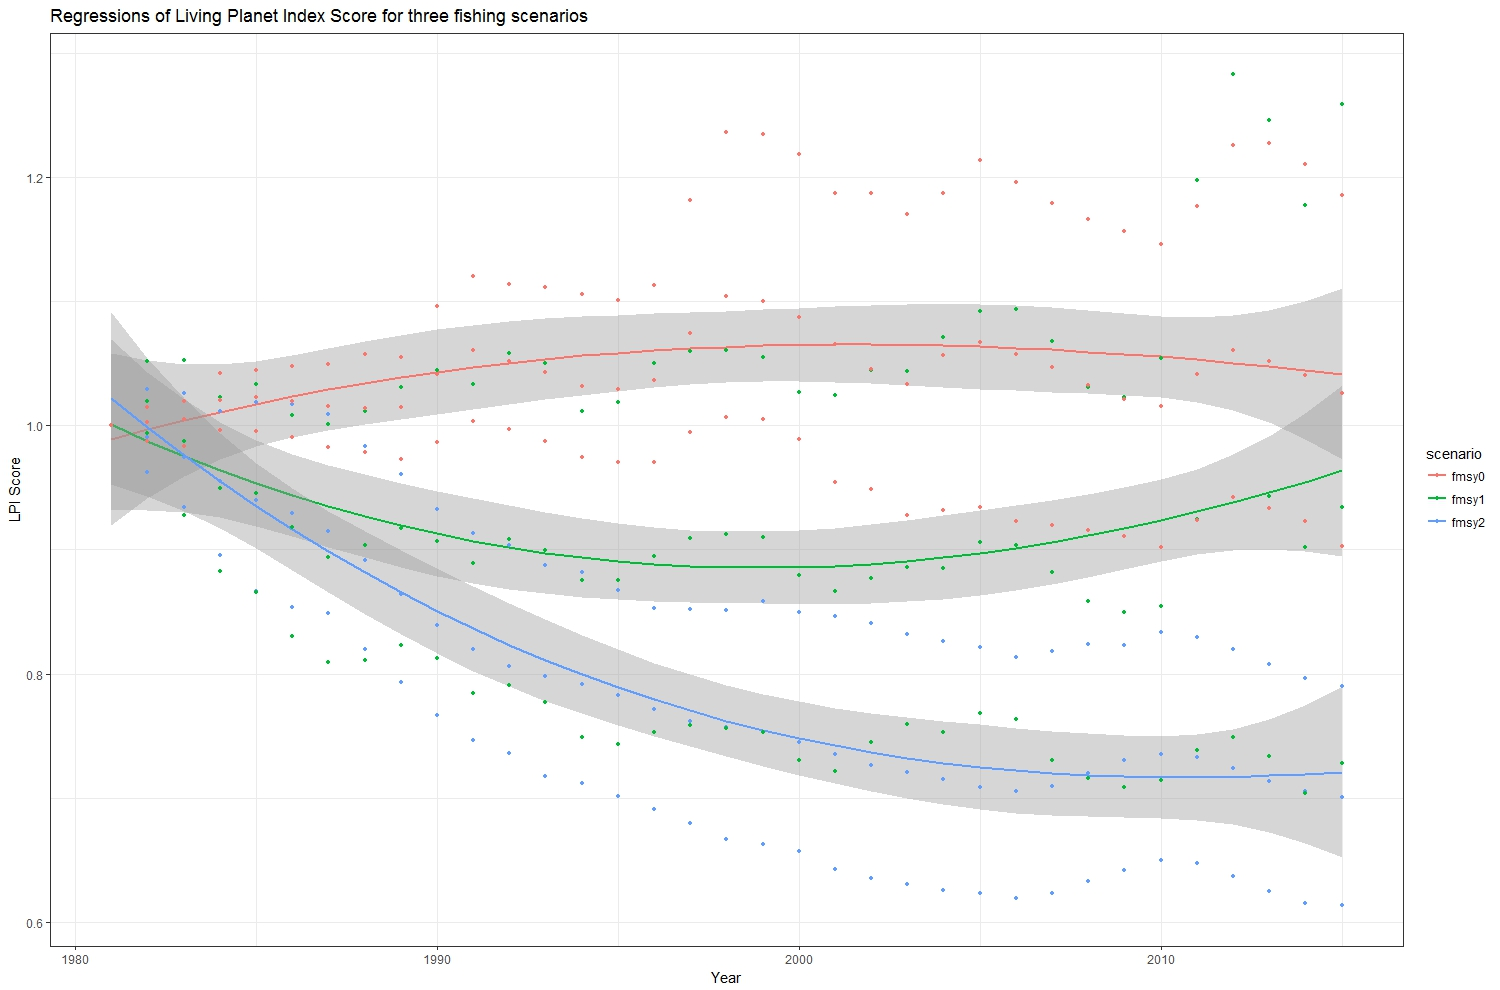

Write R code to recreate this figure.
library(mgcv)
library(tidyverse)
read.csv("stats/lpi/lpiscores_fmsy0.csv")  -> lpi_fmsy0
read.csv("stats/lpi/lpiscores_fmsy2.csv") -> lpi_fmsy2
read.csv("stats/lpi/lpiscores_fmsy1.csv") -> lpi_fmsy1

lpi<- rbind(lpi_fmsy2, lpi_fmsy1, lpi_fmsy0)

##Fitting Models
fit0 <- lm(LPI_final ~ poly(year, 2), data = lpi)

fit1 <- lm(LPI_final ~ poly(year, 3) * scenario, data = lpi)

####Plotting regressions######
dat.a = data.frame(year= 1981:2015, scenario='fmsy0')
intervals.a <- predict(fit1,newdata = dat.a,interval='confidence',
                               level=0.95)
data.frame(intervals.a) -> intervals.a
intervals.a%>% mutate(year = 1981:2015) %>% select(year, everything()) %>% mutate(scenario='fmsy0')-> intervals.a

dat.b = data.frame(year= 1981:2015, scenario='fmsy1')
intervals.b<- predict(fit1, newdata = dat.b,interval='confidence', level=0.95)
data.frame(intervals.b) -> intervals.b
intervals.b%>% mutate(year = 1981:2015) %>% select(year, everything())%>% mutate(scenario='fmsy1') -> intervals.b
dat.c = data.frame(year= 1981:2015, scenario='fmsy2')
intervals.c<- predict(fit1_gam, newdata = dat.c, interval='confidence', level=0.95)
data.frame(intervals.c) -> intervals.c
intervals.c%>% mutate(year = 1981:2015) %>% select(year, everything()) %>% mutate(scenario='fmsy2') -> intervals.c

new_intervals<- rbind(intervals.a, intervals.b, intervals.c)

ggplot(new_intervals, aes(x =year, y = fit)) +
  theme_bw() +
  geom_line(aes(colour=scenario)) +
  geom_smooth(aes(ymin = lwr, ymax = upr, colour=scenario), stat = "identity") +
  geom_point(data = lpi, aes(x = year, y = LPI_final, colour=scenario), size=1)+
  xlab("Year") +
  ylab("LPI Score") +
  ggtitle("Regressions of Living Planet Index Score for three fishing scenarios")



######TETING GAM########
lpi$year<- as.numeric(lpi$year)
fit0_gam<- gam(LPI_final ~ s(year, bs="cr"), data=lpi)
fit1_gam<- gam(LPI_final ~ s(year, bs="cr")+scenario, data=lpi)


####Plotting regressions######
dat.a = data.frame(year= 1981:2015, scenario='fmsy0')
intervals.a <- predict(fit1_gam,newdata = dat.a, type="response", se=T)
predicts = data.frame(dat.a, intervals.a) %>% 
  mutate(lower = fit - 1.96*se.fit,
         upper = fit + 1.96*se.fit)

ggplot(aes(x=year,y=fit), data=predicts) +
  geom_ribbon(aes(ymin = lower, ymax=upper), fill='gray90') +
  geom_line(color='#00aaff') #+
  #theme_trueMinimal()

dat.b = data.frame(year= 1981:2015, scenario='fmsy1')
intervals.b<- predict(fit1, newdata = dat.b,interval='confidence', level=0.95)
data.frame(intervals.b) -> intervals.b
intervals.b%>% mutate(year = 1981:2015) %>% select(year, everything())%>% mutate(scenario='fmsy1') -> intervals.b
dat.c = data.frame(year= 1981:2015, scenario='fmsy2')
intervals.c<- predict(fit1_gam, newdata = dat.c, interval='confidence', level=0.95)
data.frame(intervals.c) -> intervals.c
intervals.c%>% mutate(year = 1981:2015) %>% select(year, everything()) %>% mutate(scenario='fmsy2') -> intervals.c

new_intervals<- rbind(intervals.a, intervals.b, intervals.c)
